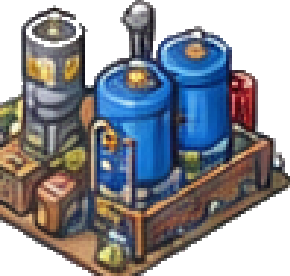
#> input picture assets/buildings/well.png, 290 x 276 px, found by its file name
$ python well_bucket.py
#> lines starting #> are read from the running program, lines starting #| are printed output that depends on the picture
### tools/art/well_anim.py
#!/usr/bin/env python3
"""Well animation: the water inside the well (and in the trough) twinkles; a drop falls from the hanging bucket and rings out.
    python3 tools/art/well_anim.py   -> assets/buildings/t56/well_anim.png and well_back_anim.png (12 frames each)
Only water pixels change colour; nothing moves or is rescaled."""
import os
from PIL import Image

N = 12
HI, MID = (176, 214, 238, 255), (96, 150, 196, 255)
VIEWS = {   # file, region holding the water (x0, y0, x1, y1), bucket drip (x, y) landing in the well water
    'well':      ('well.png', (14, 26, 46, 40), (30, 31)),
    'well_back': ('well_back.png', (20, 26, 60, 40), (35, 31)),
}

def water(p): return p[3] and p[2] > p[0] + 15 and p[2] >= p[1] and sum(p[:3]) < 420

def frames(im, box, drip):
    px = im.load(); x0, y0, x1, y1 = box
    wpx = [(x, y) for y in range(y0, y1 + 1) for x in range(x0, x1 + 1) if water(px[x, y])]
    out = []
    for f in range(N):
        o = im.copy(); op = o.load()
        for (x, y) in wpx:
            k = (x * 5 + y * 7 + f * 3) % 23
            if k == 0: op[x, y] = HI
            elif k == 1: op[x, y] = MID
        dx, dy = drip   # ring after a drop: frames 0-3
        ring = {0: [(0, 0)], 1: [(-1, 0), (1, 0)], 2: [(-2, 0), (2, 0), (0, -1)], 3: [(-3, 0), (3, 0)]}.get(f, [])
        for (a, b) in ring:
            q = (dx + a, dy + b)
            if 0 <= q[0] < im.width and 0 <= q[1] < im.height and water(px[q]): op[q] = HI if f < 2 else MID
        out.append(o)
    return out

# [7 lines that do not run on import are left out]

### tools/art/well_bucket.py
#!/usr/bin/env python3
"""Well bucket going up and down on its rope, dipping into the water, plus the water twinkle (well_anim.frames).
    python3 tools/art/well_bucket.py   -> assets/buildings/t56/well_anim.png and well_back_anim.png
The drawn bucket and rope are taken out (each pixel filled from its row neighbour outside the bucket), then a bucket of the
same size and colours is drawn back at each height. The front stone wall stays in front: the bucket hides below WALL_Y."""
import os, sys
from PIL import Image
sys.path.insert(0, os.path.dirname(__file__))
import well_anim

K, D, W, w, G, R = (0, 0, 0, 255), (70, 40, 20, 255), (214, 146, 62, 255), (150, 92, 36, 255), (156, 156, 150, 255), (120, 84, 44, 255)
BUCKET = ['.#####.', '#DDDDD#', '#WWWWw#', '#GGGGG#', '#WWWWw#', '.#####.']
COL = {'#': K, 'D': D, 'W': W, 'w': w, 'G': G}
VIEWS = {   # file, erase boxes, bucket centre x, rope top y (under the axle), rest top y, wall top y, water ring centre
    'well':      ('well.png', [(28, 20, 31, 23), (26, 24, 34, 30)], 30, 20, 24, 31, (30, 31)),
    'well_back': ('well_back.png', [(34, 19, 37, 23), (30, 24, 39, 30)], 35, 19, 24, 31, (35, 31)),
}
# bucket top y offset from rest per frame: hangs, lowers into the water, waits, comes back up past rest, settles
PATH = [0, 0, 1, 2, 3, 4, 5, 6, 6, 5, 4, 3, 2, 1, 0, -1, -2, -3, -3, -2, -1]
WATER = 29          # first row of the water surface in both views
RING = {6: 1, 7: 2, 8: 3, 10: 1, 11: 2}   # splash ring size when the bucket goes in and comes out

def ring(o, c, size):
    px = o.load(); hi, mid = well_anim.HI, well_anim.MID
    for a in range(-size - 3, size + 4):
        q = (c[0] + a, c[1])
        if abs(a) >= size + 2 and well_anim.water(px[q]): px[q] = hi if size < 3 else mid

def empty(im, boxes):
    o = im.copy(); px = o.load(); src = im.load()
    S = {(x, y) for (x0, y0, x1, y1) in boxes for y in range(y0, y1 + 1) for x in range(x0, x1 + 1)}
    for (x, y) in sorted(S):
        q = x - 1
        while (q, y) in S: q -= 1
        r = x + 1
        while (r, y) in S: r += 1
        px[x, y] = src[q, y] if (x - q) <= (r - x) else src[r, y]
    return o

def draw(o, cx, rope_top, top, wall):
    wall = min(wall, WATER)   # below the water line the bucket is under water
    px = o.load(); x0 = cx - 3
    for y in range(rope_top, top):   # rope
        if y < wall: px[cx, y] = R
    for j, row in enumerate(BUCKET):
        y = top + j
        if y >= wall: break
        for i, c in enumerate(row):
            if c != '.': px[x0 + i, y] = COL[c]

if __name__ == '__main__':
    d = os.path.join(os.path.dirname(os.path.dirname(os.path.dirname(os.path.abspath(__file__)))), 'assets/buildings/t56')
    N = len(PATH)
    for name, (fn, boxes, cx, rope_top, rest, wall, ring_c) in VIEWS.items():
        im = Image.open(os.path.join(d, fn)).convert('RGBA'); base = empty(im, boxes)
#> further down, im is the input picture: PIL image 290x276 RGBA; mean R, G, B, A 64, 65.6, 72.1, 171.5
        water = well_anim.frames(base, well_anim.VIEWS[name][1], (-99, -99))   # 12-frame twinkle on the empty well
#> in frames, `wpx = [(x, y) for y in range(y0, y1 + 1) for x in range(x0, x1 + 1) if..`: wpx = []
#> after the loop in frames, `for f in range(N):`: out = 12 items
#> water = 12 items
        strip = Image.new('RGBA', (im.width * N, im.height), (0, 0, 0, 0))
#> strip: PIL image 6090x276 RGBA; every value is 0
        for f, off in enumerate(PATH):
            o = water[f % len(water)].copy(); draw(o, cx, rope_top, rest + off, wall)
            if f in RING: ring(o, ring_c, RING[f])
            strip.alpha_composite(o, (f * im.width, 0))
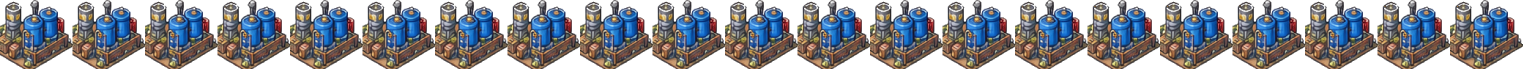
#> strip: PIL image 6090x276 RGBA (shown at 1/4 size); mean R, G, B, A 64, 65.6, 72.1, 171.6; transparent parts drawn white
        strip.save(os.path.join(d, name + '_anim.png')); print(name, N, 'frames', im.size)
#| well 21 frames (290, 276)
#> pass 2 of the loop `for name, (fn, boxes, cx, rope_top, rest, wall, ring_c) in VIEWS.items..`:
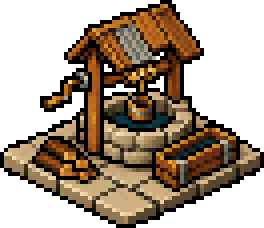
#> input picture assets/buildings/t56/well_back.png, 66 x 57 px (shown 4 times larger)
#> im is the input picture: PIL image 66x57 RGBA; mean R, G, B, A 55, 40.8, 24.8, 135.4
#> base: PIL image 66x57 RGBA
#> after the loop `for f, off in enumerate(PATH):`:
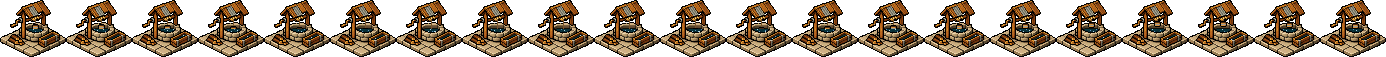
#> strip: PIL image 1386x57 RGBA; mean R, G, B, A 55.1, 41.1, 25.3, 135.3; transparent parts drawn white
#| well_back 21 frames (66, 57)
